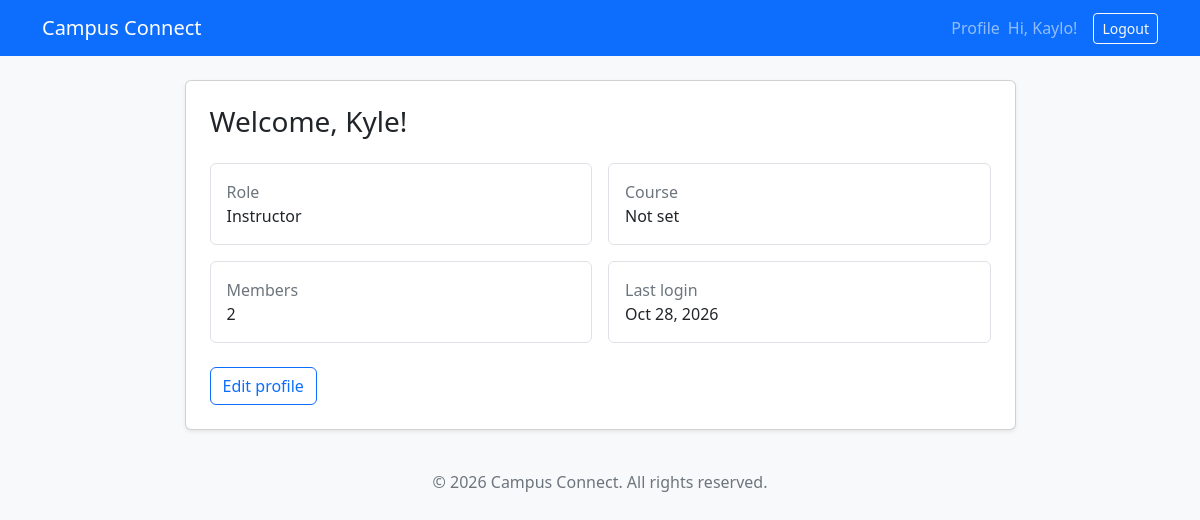
The app's page / (signed in), older data.
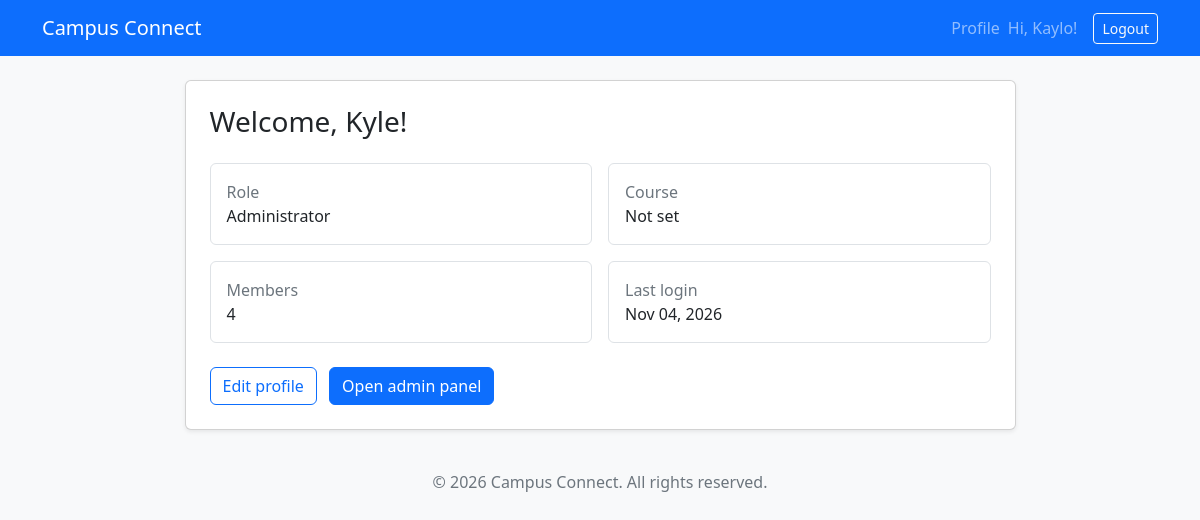
The same page, newer data.
### accounts/models.py (models this page shows)
class CustomUser(AbstractUser):
    class Role(models.TextChoices):
        STUDENT = 'STUDENT', 'Student'
        INSTRUCTOR = 'INSTRUCTOR', 'Instructor'
        ADMIN = 'ADMIN', 'Administrator'
    role = models.CharField(
        max_length=10,
        choices=Role.choices,
        default=Role.STUDENT
    )
    course = models.CharField(
        max_length=100,
        blank=True,
    )

### dashboard/views.py (the view)
# urls.py: path('', DashboardView.as_view(), name='dashboard'),
class DashboardView(LoginRequiredMixin, TemplateView):
    template_name = 'dashboard/home.html'
    def get_context_data(self, **kwargs):
        context = super().get_context_data(**kwargs)
        context['member_count'] = CustomUser.objects.count()
        context['is_admin'] = (self.request.user.role == CustomUser.Role.ADMIN)
        return context

### templates/dashboard/home.html
{% extends "base.html" %}
{% block content %}
<div class="row justify-content-center">
  <div class="col-lg-9">
    <div class="card shadow-sm">
      <div class="card-body p-4">
        <h1 class="h3">Welcome, {{ user.first_name|default:user.username }}!</h1>
        <div class="row g-3 mt-2">
          <div class="col-sm-6"><div class="border rounded p-3 h-100"><span class="text-secondary">Role</span><div>{{ user.get_role_display }}</div></div></div>
          <div class="col-sm-6"><div class="border rounded p-3 h-100"><span class="text-secondary">Course</span><div>{{ user.course|default:"Not set" }}</div></div></div>
          <div class="col-sm-6"><div class="border rounded p-3 h-100"><span class="text-secondary">Members</span><div>{{ member_count }}</div></div></div>
          <div class="col-sm-6"><div class="border rounded p-3 h-100"><span class="text-secondary">Last login</span><div>{{ user.last_login|date:"M d, Y" }}</div></div></div>
        </div>
        <div class="mt-4">
          <a class="btn btn-outline-primary" href="{% url 'profile' %}">Edit profile</a>
          {% if is_admin %}
            <a class="btn btn-primary ms-2" href="{% url 'admin_panel' %}">Open admin panel</a>
          {% endif %}
        </div>
      </div>
    </div>
  </div>
</div>
{% endblock %}

### templates/base.html (shortened to what this page needs)
<!DOCTYPE html>
<html lang="en">
    <head>
        <link href="https://cdn.jsdelivr.net/npm/bootstrap@5.3.3/dist/css/bootstrap.min.css" rel="stylesheet">
    </head>
    <body class="bg-light">
        <nav class="navbar navbar-expand navbar-dark bg-primary">
            <div class="container">
                <a class="navbar-brand" href="{% if user.is_authenticated %}{% url 'dashboard' %}{% else %}{% url 'login' %}{% endif %}">Campus Connect</a>
                <div class="navbar-nav ms-auto align-items-center">
                    {% if user.is_authenticated %}
                        <a class="nav-link" href="{% url 'profile' %}">Profile</a>
                        <span class="navbar-text me-3">Hi, {{ user.username }}!</span>
                        <form method="post" action="{% url 'logout' %}">
                            <button class="btn btn-outline-light btn-sm" type="submit">Logout</button>
                        </form>
                    {% else %}
                        <a class="nav-link" href="{% url 'login' %}">Login</a>
                        <a class="nav-link" href="{% url 'signup' %}">Sign Up</a>
                    {% endif %}
                </div>
            </div>
        </nav>
        <main class="container py-4">
            {% block content %}{% endblock %}
        </main>
        <footer class="container py-3 text-center text-secondary">
            <p class="mb-0">&copy; 2026 Campus Connect. All rights reserved.</p>
        </footer>
    </body>
</html>

Row changes from the older to the newer data that the page shows:
changed CustomUser "Kyle": role "Instructor" → "Administrator"; last_login "Oct 28, 2026" → "Nov 04, 2026"
Text that changed along with them:
{{ member_count }}: "2" → "4"
text now shown: "Open admin panel"
